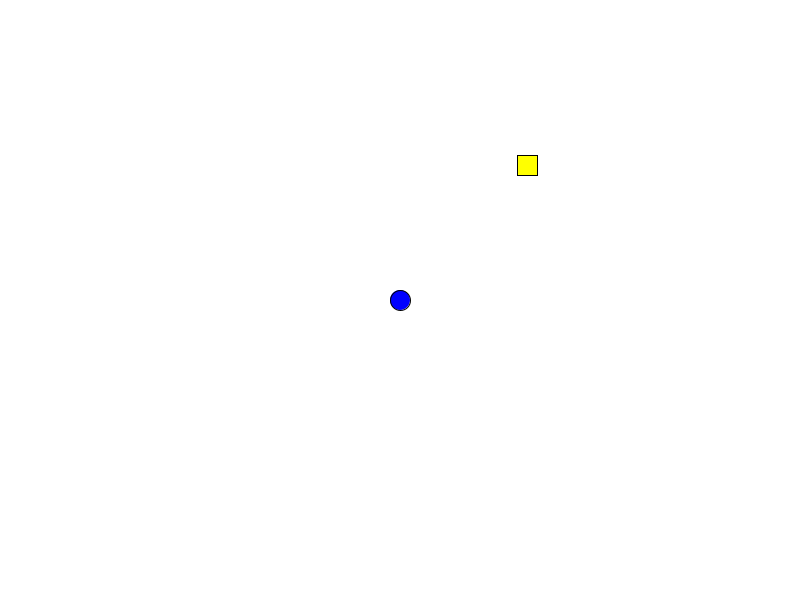
Frame 1 (no input)
Frame 60 (the mouse pressed at the canvas centre just before this capture): identical to frame 1, image omitted
Frame 120 (the mouse held since frame 60 and released just before this capture): identical to frame 1, image omitted

The Processing sketch that drew this single still picture (run headless with seeded random() and noise(); from frame 60 on, the mouse is pressed at the canvas centre):

// Processing sketch: Actividad_17
// ── Actividad_17.pde
//Actividad 17
float link_x1, link_y1;
float premio_x2, premio_y2;

void setup (){
  
  size(800, 600);
  
  link_x1 = width/2;
  link_y1 = height/2;
  premio_x2 = random(width);
  premio_y2 = random(height);
  }

void draw (){
  
  background(255);
  
  fill(0,0,255);
  ellipse (link_x1,link_y1,20,20);
  fill(255,255,0);
  rect (premio_x2,premio_y2,20,20);
  
  float distancia = sqrt(pow(premio_x2 - link_x1, 2) + pow(premio_y2 - link_y1, 2));
  
  if (distancia < 10) {
  premio_x2 = random(width);
  premio_y2 = random(height);
  }
   
}

void mouseMoved(){
  link_x1 = mouseX;
  link_y1 = mouseY;
}
